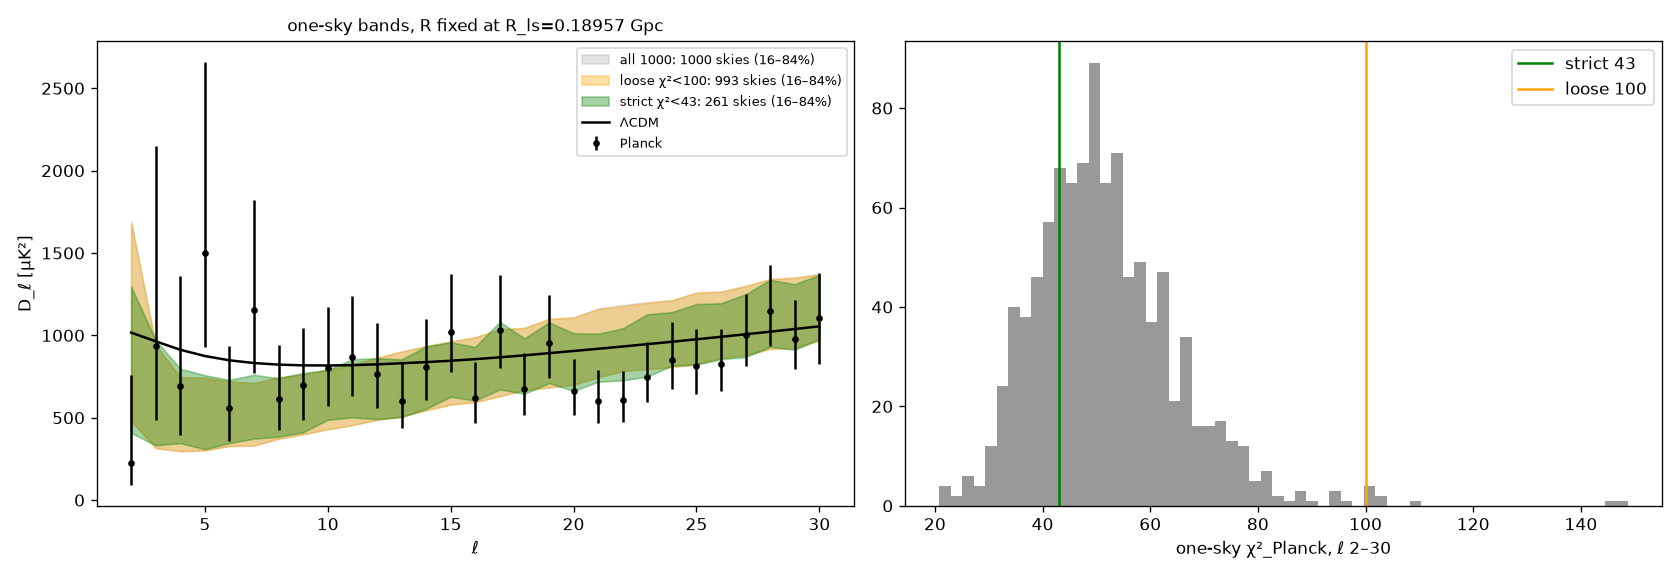

The Python source for this figure:
# rev7 replacement of rev6 Fig 20 (passing domains). rev6 scanned the domain size R=4/8/14 Gpc; in rev7 R=R_ls is fixed by the
# background (p3_background_relations.json), so that scan has no meaning. Recomputed instead: 1000 one-sky realisations of the p8 field
# (same generator and seed as N5: D_l = Dfix + Df chi2_{2l+1}/(2l+1)), l=2-30, with the bands of the skies passing strict (<43) and loose (<100) cuts.
import os,sys,json,numpy as np,matplotlib;matplotlib.use('Agg');import matplotlib.pyplot as plt
P='/workspace/coepdf/joint_solve/phase2/';z=np.load(P+'p8_field_consistent.npz');Df,Dfix=z['Df'],z['Dfix'];H=os.path.dirname(os.path.abspath(__file__))
os.chdir('/workspace/redweb2/stochfield');sys.path.insert(0,'.');import acoustic_fit as A
L=np.arange(len(Df));nu=2*np.maximum(L,1)+1;rng=np.random.default_rng(2026);S=[];C=[]
for i in range(1000):
    Dr=Dfix+Df*rng.chisquare(nu)/nu;S.append(Dr[:31]);C.append(A.stats(Dr,Df,2,30)['chi2_planck']);rng.chisquare(nu[:len(A.Lt)])  # keep N5's draw order (it interleaves LCDM draws)
S=np.array(S);C=np.array(C);k=np.arange(2,31);fig,ax=plt.subplots(1,2,figsize=(14,4.8));out={}
for lab,m,c in (('all 1000',C>-1,'0.7'),('loose χ²<100',C<100,'orange'),('strict χ²<43',C<43,'g')):
    ax[0].fill_between(k,np.percentile(S[m][:,2:],16,0),np.percentile(S[m][:,2:],84,0),color=c,alpha=.35,label=f'{lab}: {m.sum()} skies (16–84%)');out[lab]=int(m.sum())
ax[0].plot(k,A.Lt[2:31],'k-',label='ΛCDM');pf=A.Pf[(A.Pf[:,0]>=2)&(A.Pf[:,0]<=30)];ax[0].errorbar(pf[:,0],pf[:,1],[pf[:,2],pf[:,3]],fmt='ko',ms=3,label='Planck')
ax[0].set_xlabel('ℓ');ax[0].set_ylabel('D_ℓ [μK²]');ax[0].legend(fontsize=8);ax[0].set_title('one-sky bands, R fixed at R_ls=0.18957 Gpc',fontsize=10)
ax[1].hist(C,bins=60,color='0.6');ax[1].axvline(43,c='g',label='strict 43');ax[1].axvline(100,c='orange',label='loose 100');ax[1].set_xlabel('one-sky χ²_Planck, ℓ 2–30');ax[1].legend()
fig.tight_layout();fig.savefig(os.path.join(H,'R20_pass.png'),dpi=120);out['median']=float(np.median(C));json.dump(out,open(os.path.join(H,'R20_pass.json'),'w'));print(out)
